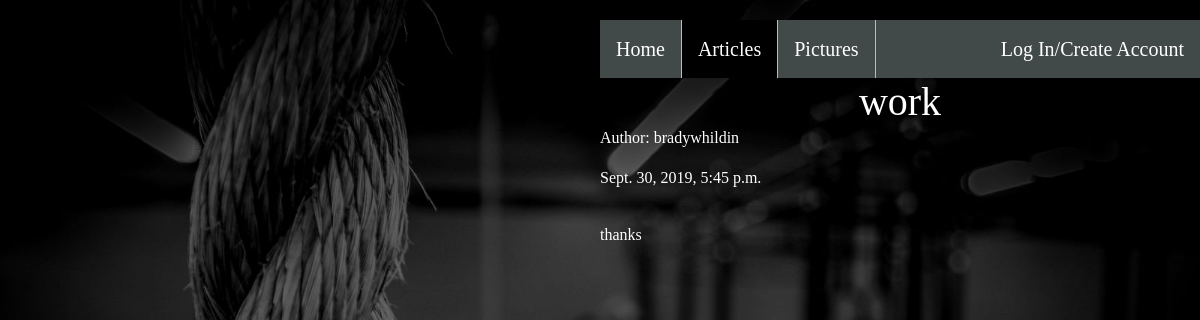
/articles/wopls/, run on the app's committed database.
### articles/models.py (models this page shows, shortened)
class Article(models.Model):
    title = models.CharField(max_length=100)
    slug = models.SlugField()
    body = models.TextField()
    date = models.DateTimeField(auto_now_add=True)
    author = models.ForeignKey(User, default=None, on_delete=CASCADE)

### articles/views.py (the view)
# urls.py: url(r'^(?P<slug>[\w-]+)/$', views.article_detail, name="detail"),  # uses user submitted slug to find picture url
def article_detail(request, slug):
    article = Article.objects.get(slug=slug)  # retrieves user submitted slug that will be used to find detail url
    return render(request, 'articles/article_detail.html' ,{'article':article})

### articles/templates/articles/article_detail.html (shortened to what this page needs)
{% extends 'base_layouts.html' %}
{% block content %}
<ul>
  <li><a href="{% url 'homepage' %}">Home</a></li>
  <li><a href="{% url 'articles:list' %}" class="selected">Articles</a></li>
  <li><a href="{% url 'fitnesspics:data' %}">Pictures</a></li>
  <li style="float:right">
  {% if user.is_authenticated %}
      <form action="{% url 'accounts:logout' %}" method = 'post'>
        {% csrf_token %}
        <button class='logoutButton' type="submit">Logout</button>
      </form>
  {% else %}
      <a href="{% url 'logInCreateAccount' %}">Log In/Create Account</a>
  {% endif %}
  </li>
</ul>
{% load static from staticfiles %}
<head>
</head>
<body>
    <div>
        <h1 align="center">{{ article.title }}</h1>
        <p>Author: {{ article.author }}</p>
        <p>{{ article.date }}</p>
        <hr>
        <p>{{ article.body|linebreaks }}</p>
    </div>
</body>
{% endblock content %}

### templates/base_layouts.html (style rules this page uses)
ul { list-style-type: none; margin: 0; padding: 0; overflow: hidden; background-color: #424949; }
li { float: left; border-right:1px solid #bbb; }
li:last-child { border-right: none; }
li a { display: block; color: white; text-align: center; padding: 14px 16px; text-decoration: none; font-size: 20px; }
body { background-color: black; background-repeat: no-repeat; color: #fff; font-family: Ubuntu; background-attachment: fixed; background-size: cover; }
@media (min-width: 900px) { body { background-image: url(/static/HomeBackground.jpg) } }
.selected { background-color: black; }
a, a:hover, a:visited { color:#fff; text-decoration: none; }
h1,h2,h3,h4,h5 { font-weight:normal; margin: 0; }

### articles/templates/articles/article_detail.html (style rules this page uses)
@media (min-width: 900px) { body { background-image: url(/static/gymbackground.jpg); width: 50%; margin: 20px 0px 0px 600px; } }

### data on the page
Article: title "work", author "bradywhildin", date "Sept. 30, 2019, 5:45 p.m.", body "thanks"
